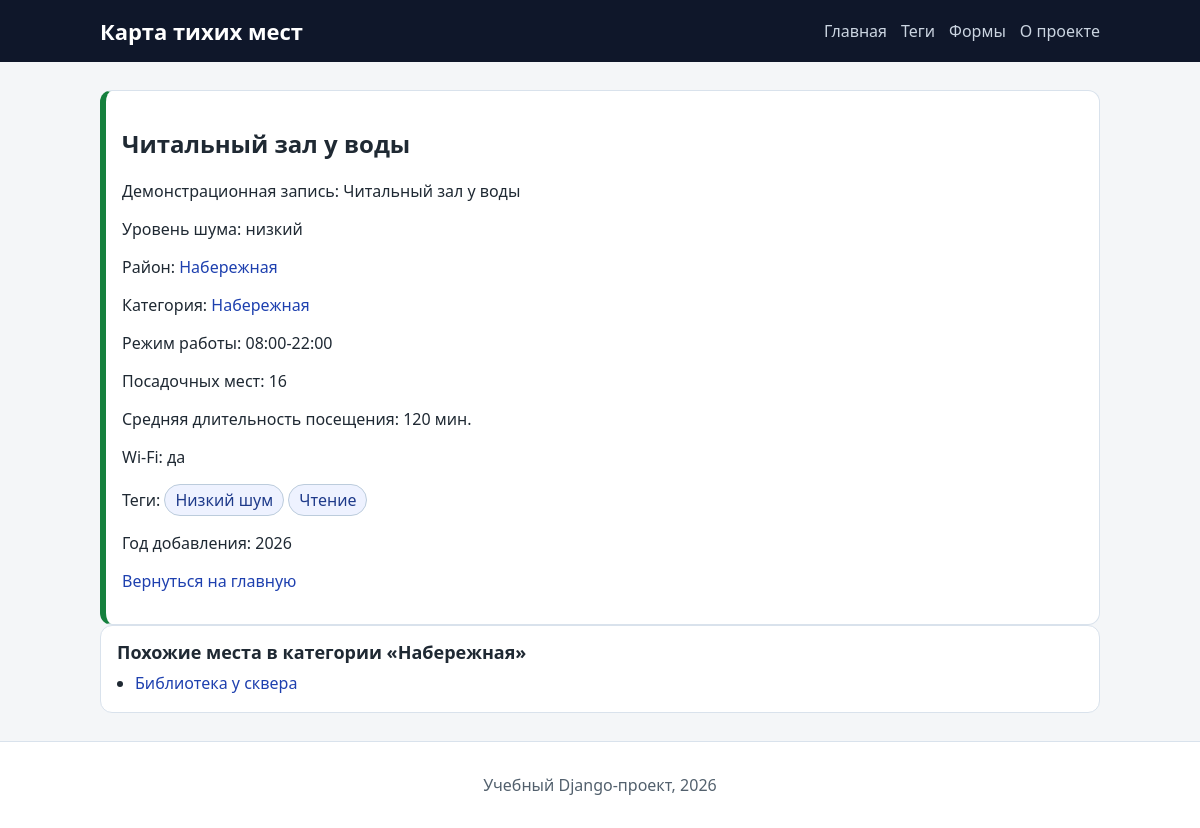
/spots/chitalny-zal-u-vody/, run on the app's committed database.
### spots/models.py (models this page shows, shortened)
class Spot(models.Model):
    class NoiseLevel(models.IntegerChoices):
        LOW = 1, "Низкий"
        MEDIUM = 2, "Средний"
        HIGH = 3, "Высокий"
    class PublicationStatus(models.IntegerChoices):
        DRAFT = 0, "Черновик"
        PUBLISHED = 1, "Опубликовано"
    title = models.CharField(max_length=255, verbose_name="Название места")
    slug = models.SlugField(max_length=255, unique=True, db_index=True)
    content = models.TextField(blank=True, verbose_name="Описание")
    photo = models.ImageField(
        upload_to=spot_photo_upload_to,
        blank=True,
        null=True,
        verbose_name="Фотография",
    )
    area = models.CharField(max_length=120, verbose_name="Район")
    area_slug = models.SlugField(max_length=120, db_index=True)
    category = models.ForeignKey(
        Category,
        on_delete=models.PROTECT,
        related_name="spots",
        verbose_name="Категория",
    )
    noise_level = models.PositiveSmallIntegerField(
        choices=NoiseLevel.choices,
        default=NoiseLevel.MEDIUM,
        verbose_name="Уровень шума",
    )
    time_create = models.DateTimeField(auto_now_add=True, verbose_name="Создано")
    time_update = models.DateTimeField(auto_now=True, verbose_name="Обновлено")
    status = models.PositiveSmallIntegerField(
        choices=PublicationStatus.choices,
        default=PublicationStatus.PUBLISHED,
        db_index=True,
        verbose_name="Статус публикации",
    )
    tags = models.ManyToManyField(
        Tag,
        blank=True,
        related_name="spots",
        verbose_name="Теги",
    )
    objects = models.Manager()
    published = PublishedSpotManager()
    class Meta:
        verbose_name = "Тихое место"
        verbose_name_plural = "Тихие места"
        ordering = ["-time_create"]
        indexes = [
            models.Index(fields=["-time_create"]),
            models.Index(fields=["status"]),
            models.Index(fields=["area_slug"]),
        ]
    def get_absolute_url(self):
        return reverse("spot_detail", kwargs={"spot_slug": self.slug})

class Category(models.Model):
    name = models.CharField(max_length=100, db_index=True, verbose_name="Категория")
    slug = models.SlugField(max_length=120, unique=True, db_index=True)
    class Meta:
        verbose_name = "Категория"
        verbose_name_plural = "Категории"
        ordering = ["name"]
    def get_absolute_url(self):
        return reverse("category", kwargs={"category_slug": self.slug})

class SpotDetail(models.Model):
    spot = models.OneToOneField(
        Spot,
        on_delete=models.CASCADE,
        related_name="detail",
        verbose_name="Место",
    )
    seats = models.PositiveSmallIntegerField(default=12, verbose_name="Количество мест")
    has_wifi = models.BooleanField(default=True, verbose_name="Есть Wi-Fi")
    avg_stay_minutes = models.PositiveIntegerField(
        default=90,
        verbose_name="Средняя длительность посещения, мин",
    )
    work_hours = models.CharField(
        max_length=40,
        default="08:00-22:00",
        verbose_name="Режим работы",
    )
    class Meta:
        verbose_name = "Детали места"
        verbose_name_plural = "Детали мест"

class Tag(models.Model):
    name = models.CharField(max_length=80, db_index=True, verbose_name="Тег")
    slug = models.SlugField(max_length=120, unique=True, db_index=True)
    class Meta:
        verbose_name = "Тег"
        verbose_name_plural = "Теги"
        ordering = ["name"]
    def get_absolute_url(self):
        return reverse("tag", kwargs={"tag_slug": self.slug})

### spots/views.py (the view)
# urls.py: path("spots/<slug:spot_slug>/", views.spot_detail, name="spot_detail"),
def spot_detail(request, spot_slug: str):
    try:
        spot = (
            Spot.published.select_related("category", "detail")
            .prefetch_related("tags")
            .get(slug=spot_slug)
        )
    except Spot.DoesNotExist as exc:
        raise Http404("Место не найдено") from exc
    data = build_base_context(f"Тихое место: {spot.title}")
    data["spot"] = spot
    data["related_spots"] = (
        Spot.published.filter(category=spot.category)
        .exclude(pk=spot.pk)
        .select_related("category")
        .prefetch_related("tags")[:3]
    )
    return render(request, "spots/spot_detail.html", data)

### spots/data.py (called while the page is built)
def build_base_context(title: str) -> dict:
    return {
        "title": title,
        "menu": MENU,
        "current_year": get_current_year(),
    }

def get_current_year() -> int:
    return datetime.now().year

### spots/models.py (called while the page is built)
    def get_queryset(self):
        return super().get_queryset().filter(
            status=Spot.PublicationStatus.PUBLISHED
        )

### spots/templatetags/spots_tags.py (called while the page is built)
@register.simple_tag
def noise_badge(level: str) -> str:
    labels = {
        Spot.NoiseLevel.LOW: "низкий",
        Spot.NoiseLevel.MEDIUM: "средний",
        Spot.NoiseLevel.HIGH: "высокий",
        "low": "низкий",
        "medium": "средний",
        "high": "высокий",
    }
    return labels.get(level, "неизвестный")

@register.filter
def noise_class(level: str) -> str:
    classes = {
        Spot.NoiseLevel.LOW: "noise-low",
        Spot.NoiseLevel.MEDIUM: "noise-medium",
        Spot.NoiseLevel.HIGH: "noise-high",
        "low": "noise-low",
        "medium": "noise-medium",
        "high": "noise-high",
    }
    return classes.get(level, "noise-unknown")

### spots/templates/spots/spot_detail.html (shortened to what this page needs)
{% extends "spots/base.html" %}
{% load spots_tags %}
{% block content %}
    <article class="spot-card {{ spot.noise_level|noise_class }}">
        <h2>{{ spot.title }}</h2>
        <p>{{ spot.content }}</p>
        <p>Уровень шума: {% noise_badge spot.noise_level %}</p>
        <p>Район: <a href="{% url 'area' spot.area_slug %}">{{ spot.area }}</a></p>
        <p>Категория: <a href="{{ spot.category.get_absolute_url }}">{{ spot.category.name }}</a></p>
        <p>Режим работы: {{ spot.detail.work_hours }}</p>
        <p>Посадочных мест: {{ spot.detail.seats }}</p>
        <p>Средняя длительность посещения: {{ spot.detail.avg_stay_minutes }} мин.</p>
        <p>Wi-Fi: {% if spot.detail.has_wifi %}да{% else %}нет{% endif %}</p>
        <p class="tag-list">
            Теги:
            {% for tag in spot.tags.all %}
                <a class="tag-chip" href="{{ tag.get_absolute_url }}">{{ tag.name }}</a>
            {% empty %}
                <span class="muted">нет тегов</span>
            {% endfor %}
        </p>
        <p>Год добавления: {{ spot.time_create|date:"Y" }}</p>
        <p><a href="{% url 'home' %}">Вернуться на главную</a></p>
    </article>
    {% if related_spots %}
        <section class="recent">
            <h3>Похожие места в категории «{{ spot.category.name }}»</h3>
            <ul class="recent-list">
                {% for item in related_spots %}
                    <li><a href="{{ item.get_absolute_url }}">{{ item.title }}</a></li>
                {% endfor %}
            </ul>
        </section>
    {% endif %}
{% endblock %}

### spots/static/spots/css/style.css (style rules this page uses)
* { box-sizing: border-box; }
body { margin: 0; font-family: "Segoe UI", Tahoma, sans-serif; background: #f4f6f8; color: #1f2933; }
a { color: #1e40af; text-decoration: none; }
.recent { background: #ffffff; border: 1px solid #d9e2ec; border-radius: 12px; padding: 14px 16px; margin-bottom: 14px; }
.recent h3 { margin: 0 0 8px; font-size: 18px; }
.recent-list { margin: 0; padding-left: 18px; }
.recent-list li { margin: 4px 0; }
.card, .spot-card { background: #ffffff; border-radius: 12px; padding: 16px; border: 1px solid #d9e2ec; }
.noise-low { border-left: 6px solid #15803d; }
.tag-list { margin-top: 8px; }
.tag-chip { display: inline-block; border: 1px solid #bcccdc; border-radius: 999px; padding: 4px 10px; color: #1e3a8a; background: #eef2ff; }

### data on the page
Spot: title "Читальный зал у воды", content "Демонстрационная запись: Читальный зал у воды", noise_level "низкий", area "Набережная", category.name "Набережная", detail.work_hours "08:00-22:00", detail.seats "16", detail.avg_stay_minutes "120", time_create "2026"
Tag: name "Низкий шум"
Tag: name "Чтение"
Spot: title "Библиотека у сквера"

### other printed values
{{ item.title }} "Главная" "Теги" "Формы" "О проекте"
{{ current_year }} "2026"
